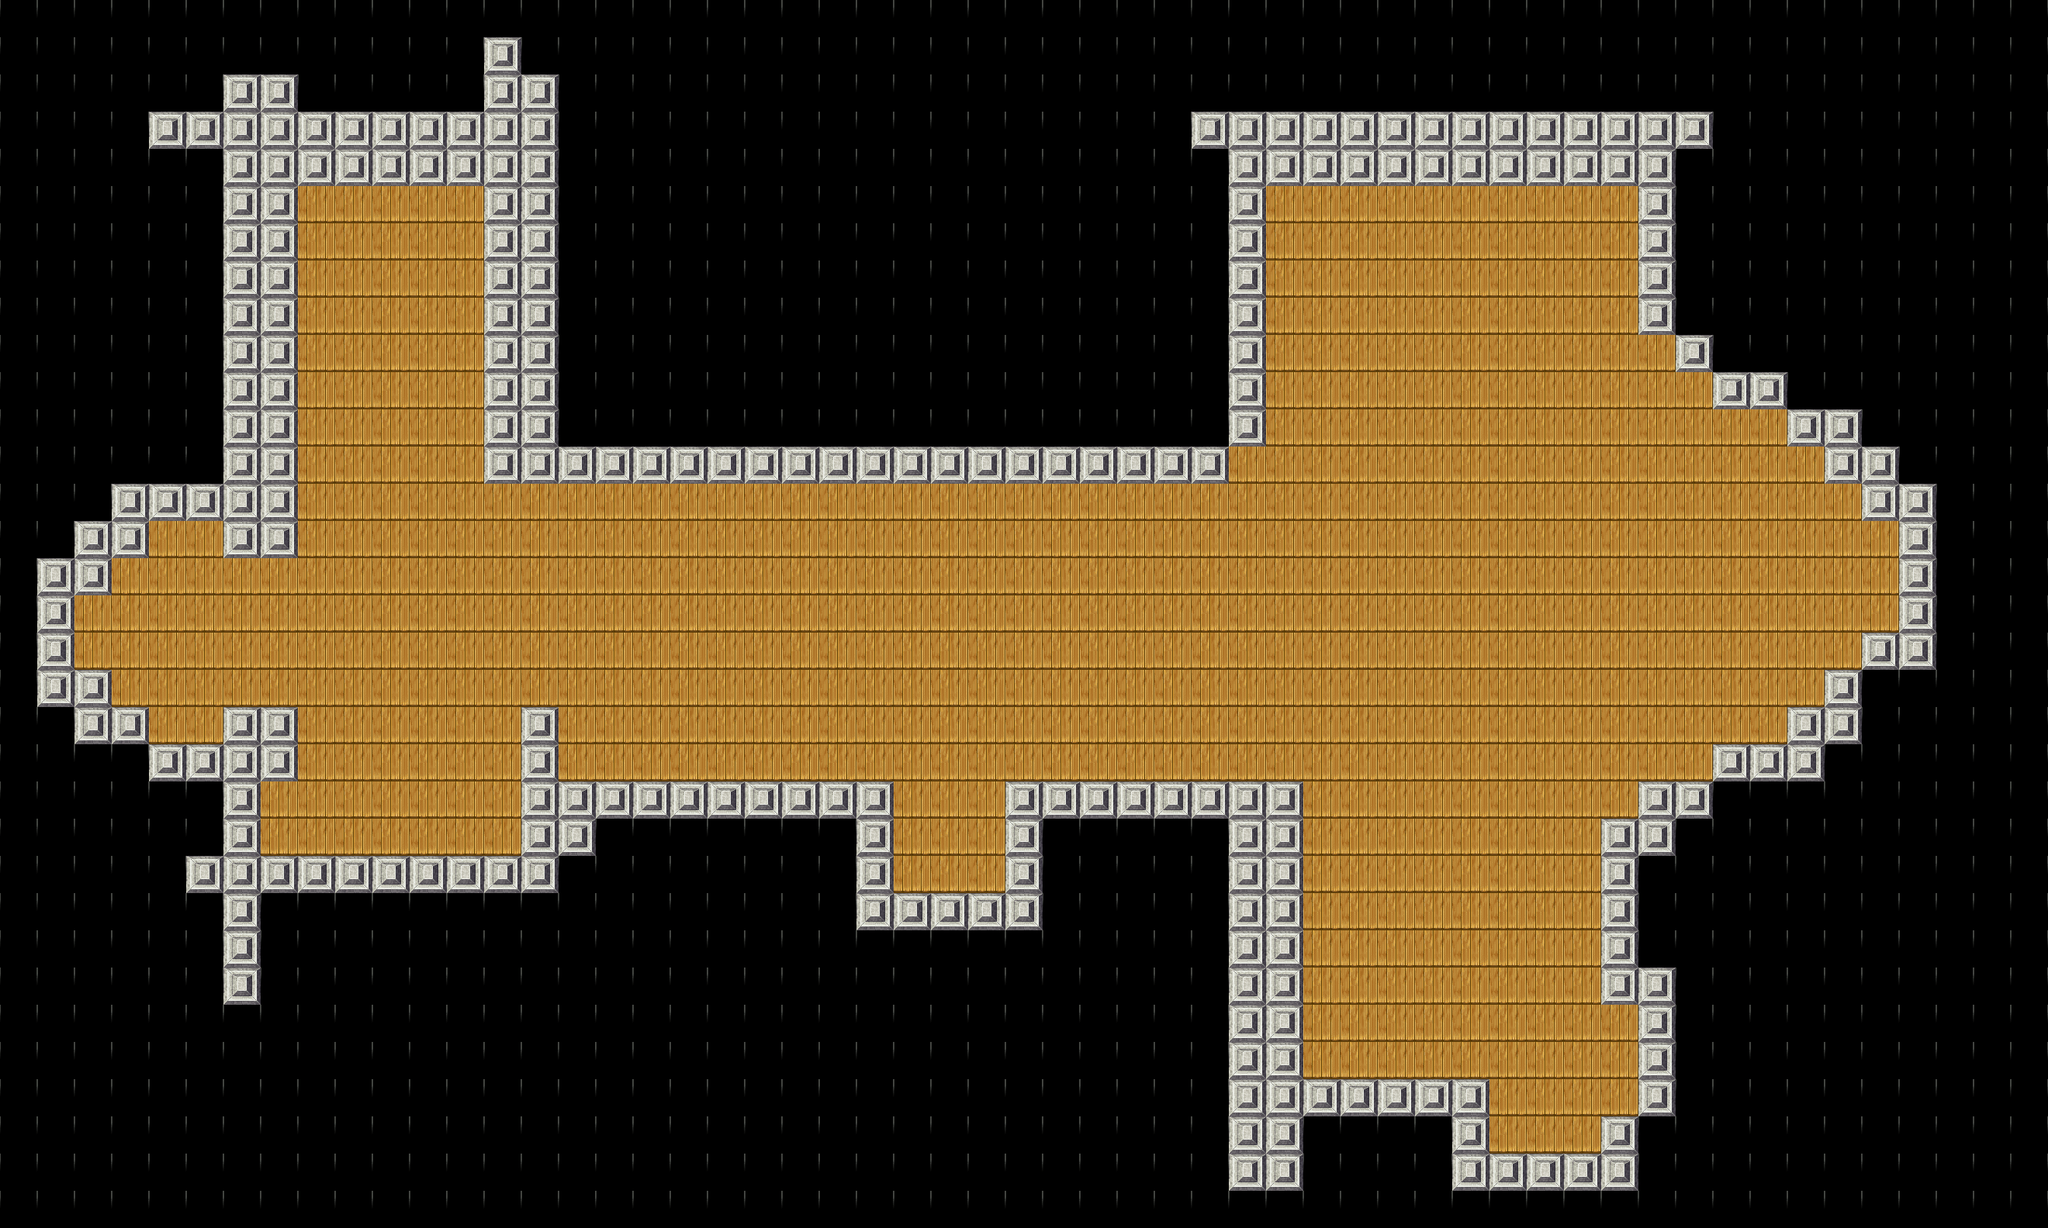

This game map was drawn from its Tiled (.tmx) file and the tilesets committed beside it. A one-line description and the trimmed map source follow:
An orthogonal 55x33 tile map with 48x48 px tiles, 1 tile layer (Tile Layer 1), 5 tilesets.

<map version="1.0" tiledversion="1.1.6" orientation="orthogonal" renderorder="right-down" width="55" height="33" tilewidth="48" tileheight="48" infinite="0" nextobjectid="1">
 <tileset firstgid="1" source="tileset.tsx" />
 <tileset firstgid="417" source="Outside_A4.tsx" />
 <tileset firstgid="657" source="GradedUUit.tsx" />
 <tileset firstgid="849" source="Dungeon_A2.tsx" />
 <tileset firstgid="1041" source="Outside_A3.tsx" />
 <layer name="Tile Layer 1" width="55" height="33">
  <data>[1815 cells, 1815 non-empty, 3 distinct tile ids]</data>
 </layer>
</map>
